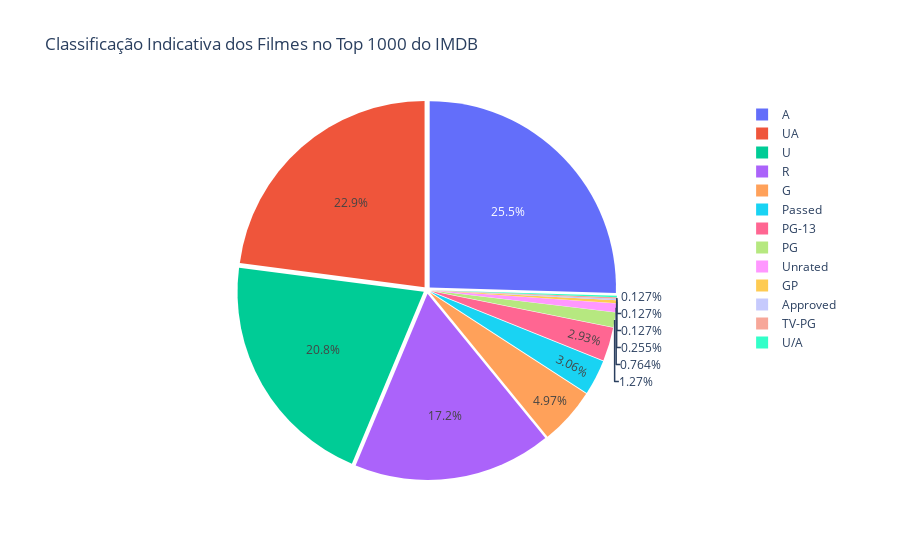

Notebook source saved alongside this figure:
### Markdown cell above
**Classificação Indicativa dos Filmes**: Para verificar a proporção de cada classificação indicativa no Top 1000 filmes do IMDB, utilizaremos um **Gráfico de Pizza**, pois se trata de uma variável categórica nominal.

Como é possível observar, há 4 categorias superiores às outras: 
* **A** - *Adults*: Apenas adultos (+18)
* **UA**: Livre, porém crianças de 12 anos devem estar acompanhadas
* **U** - *Unrestricted*: Classificação Livre
* **R** - *Restricted*: Adolescentes (+16) acompanhados

### Code cell
fig = px.pie(values=df["Certificate"].value_counts(), 
             names=df["Certificate"].unique(), 
             title='Classificação Indicativa dos Filmes no Top 1000 do IMDB').update_traces(pull=0.02)
fig.show()

### Figure 1 — Plotly figure (JSON) as saved in the notebook; plotly's stock layout.template omitted (floating-point values rounded to 4 significant figures)
{"data": [{"domain": {"x": [0, 1], "y": [0, 1]}, "hovertemplate": "label=%{label}<br>value=%{value}<extra></extra>", "labels": ["A", "UA", "U", "R", "G", "Passed", "PG-13", "PG", "Unrated", "GP", "Approved", "TV-PG", "U/A"], "legendgroup": "", "name": "", "pull": 0.02, "showlegend": true, "type": "pie", "values": [200, 180, 163, 135, 39, 24, 23, 10, 6, 2, 1, 1, 1]}], "layout": {"legend": {"tracegroupgap": 0}, "title": {"text": "Classificação Indicativa dos Filmes no Top 1000 do IMDB"}}}
